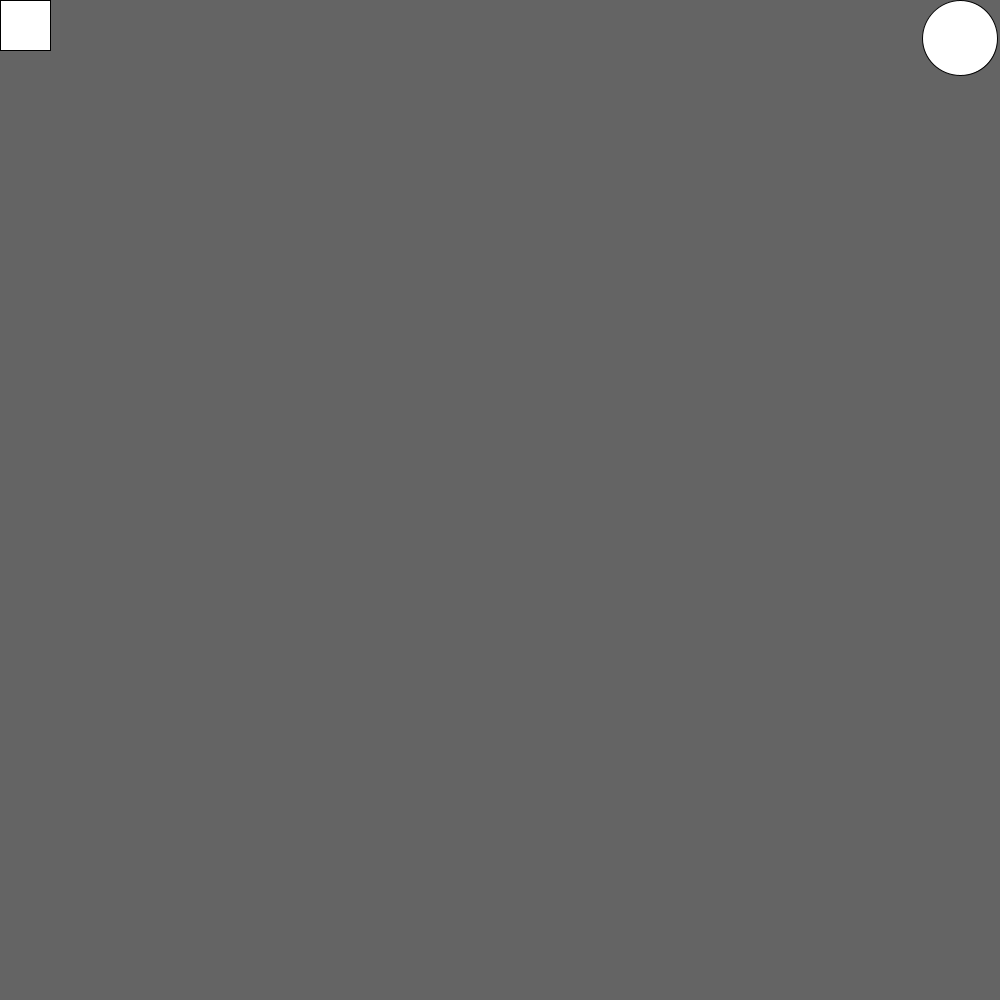
Frame 1 (no input)
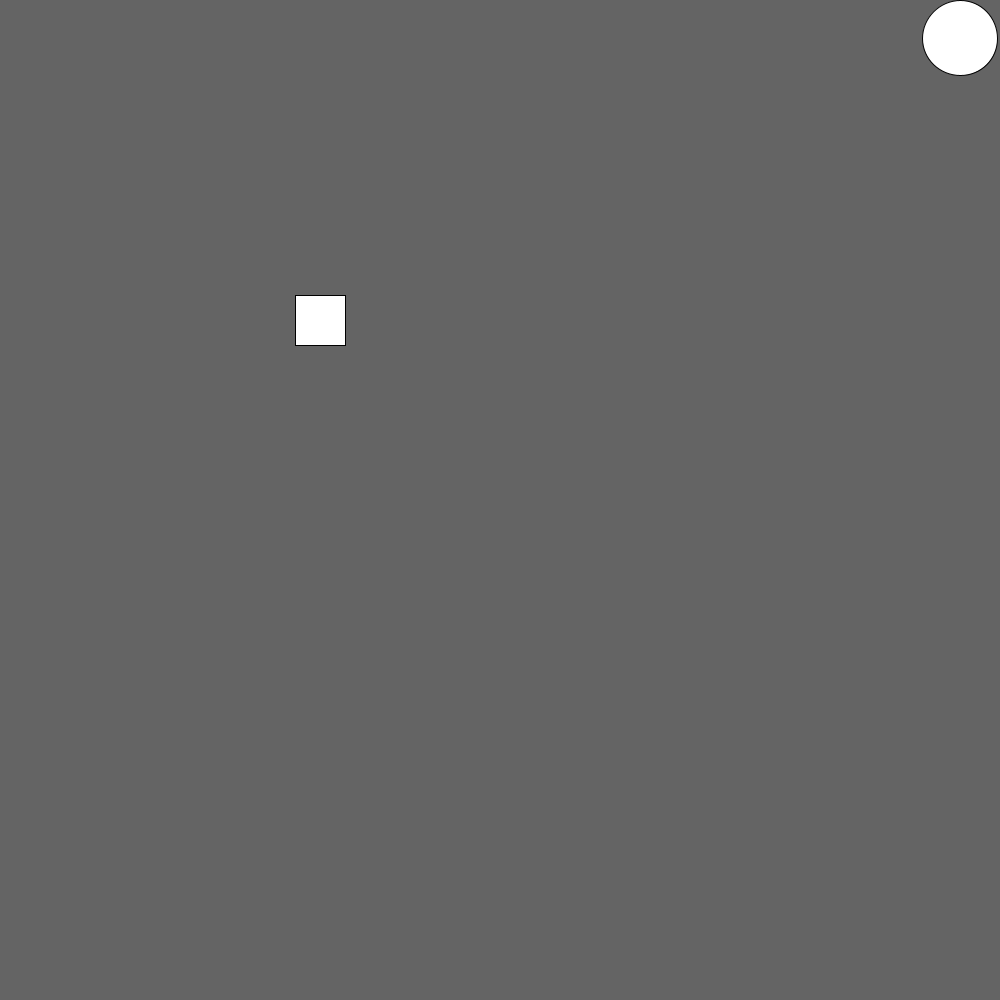
Frame 60 (the mouse pressed at the canvas centre just before this capture)
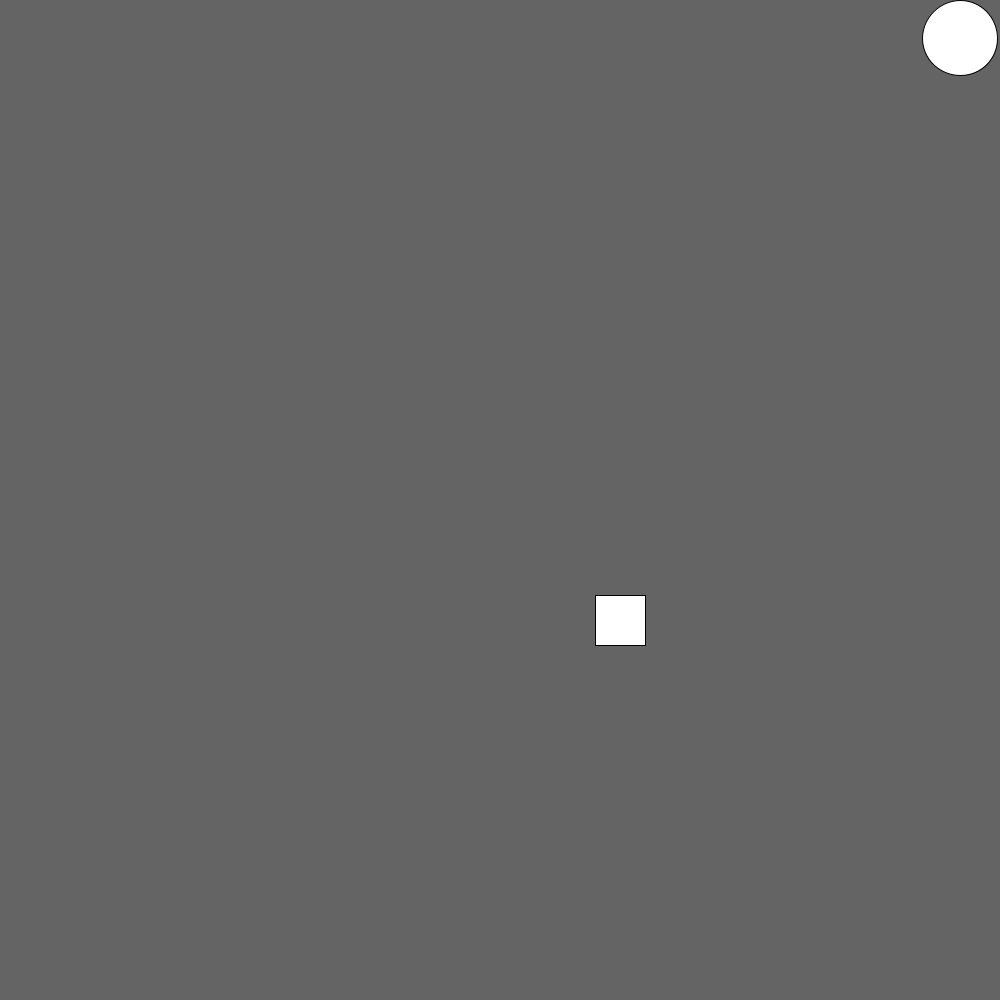
Frame 120 (the mouse held since frame 60 and released just before this capture)

The Processing sketch that drew these frames (run headless with seeded random() and noise(); from frame 60 on, the mouse is pressed at the canvas centre):

// Processing sketch: bouncing_square
// ── bouncing_square.pde
int bounceX = 0;
int bounceY = 0;
int dx = 5;
int dy = 5;


void setup() {
  size(1000, 1000);
}

void draw() {
  background(100);
  square (bounceX,bounceY,50);
  bounceX = bounceX + dx;
  //bounceY = bounceY + 1;
  if (bounceX == width - 50) {
    dx = -5;
  }
  if(bounceX == 0) {
    dx = 5;
 }
  bounceY = bounceY + dy;
  if (bounceY == height - 50) {
    dy = -1;
  }
  if (bounceY == 0) {
    dy = 1;
  }
  circle(960, 38, 75);
  println(bounceX);
}
